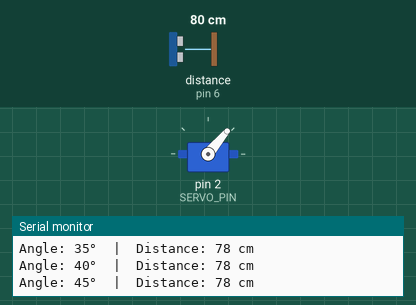
Bench run of a sketch on a simulated Arduino Uno, built with avr-gcc and run on an emulated ATmega328P. Parts: servo, the last lines printed to the serial monitor. Wiring (inferred from the names in the program): ultrasonic range finder: trigger pin 5; echo pin 6. The inputs (shaded band) are chosen by the test bench; at power-on: distance to the obstacle (sensor on pin 6) 80 cm. The echo pulse lasts 58.3 µs per cm.

Above: at 1.2 s.
1.3 s: distance to the obstacle (sensor on pin 6) set to 4 cm
At 1.62 s:
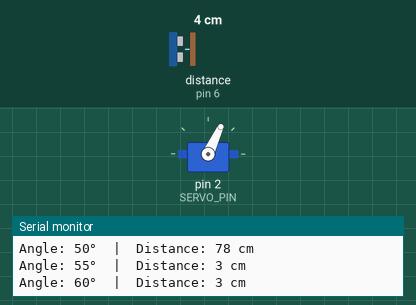
4.3 s: distance to the obstacle (sensor on pin 6) set to 2 cm
At 4.72 s:
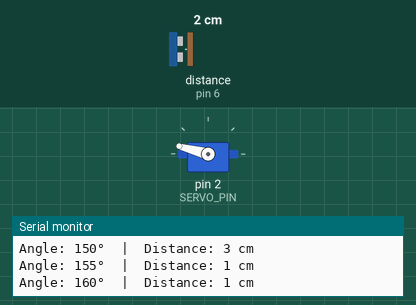
7.3 s: distance to the obstacle (sensor on pin 6) set to 299 cm
At 9.65 s:
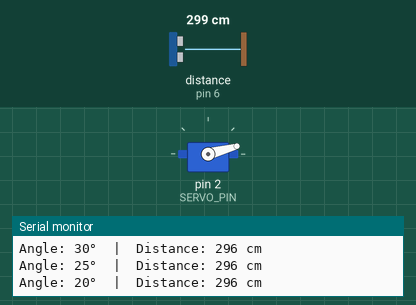
Timing chart, 0 to 16.3 s (numbered marks = the images above; inputs shaded):
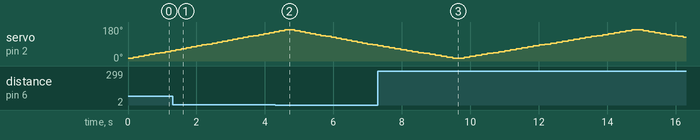

The sketch:

robot_radar_scanner.ino
```cpp
#include <Servo.h>

#define TRIG_PIN 5
#define ECHO_PIN 6
#define SERVO_PIN 2

Servo radarServo;

long getDistance() {
  digitalWrite(TRIG_PIN, LOW);
  delayMicroseconds(2);

  digitalWrite(TRIG_PIN, HIGH);
  delayMicroseconds(10);

  digitalWrite(TRIG_PIN, LOW);

  long duration = pulseIn(ECHO_PIN, HIGH);

  long distance = duration * 0.034 / 2;

  return distance;
}

void setup() {
  pinMode(TRIG_PIN, OUTPUT);
  pinMode(ECHO_PIN, INPUT);

  radarServo.attach(SERVO_PIN);

  Serial.begin(9600);

  Serial.println("=== ROBOT RADAR SCANNER ===");
}

void loop() {

  // Sweep Left to Right
  for(int angle = 15; angle <= 165; angle += 5) {

    radarServo.write(angle);
    delay(150);

    long distance = getDistance();

    Serial.print("Angle: ");
    Serial.print(angle);
    Serial.print("°  |  Distance: ");
    Serial.print(distance);
    Serial.println(" cm");
  }

  // Sweep Right to Left
  for(int angle = 165; angle >= 15; angle -= 5) {

    radarServo.write(angle);
    delay(150);

    long distance = getDistance();

    Serial.print("Angle: ");
    Serial.print(angle);
    Serial.print("°  |  Distance: ");
    Serial.print(distance);
    Serial.println(" cm");
  }
}
```
